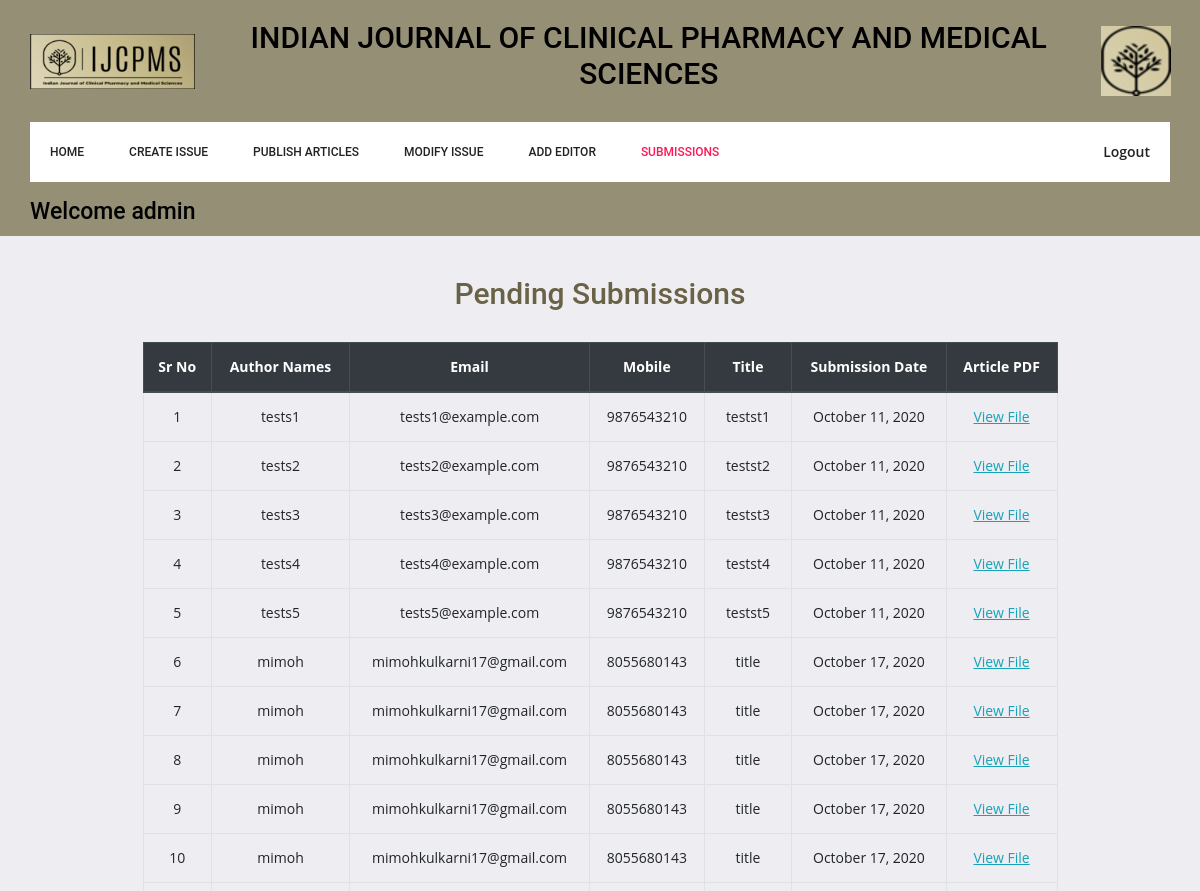
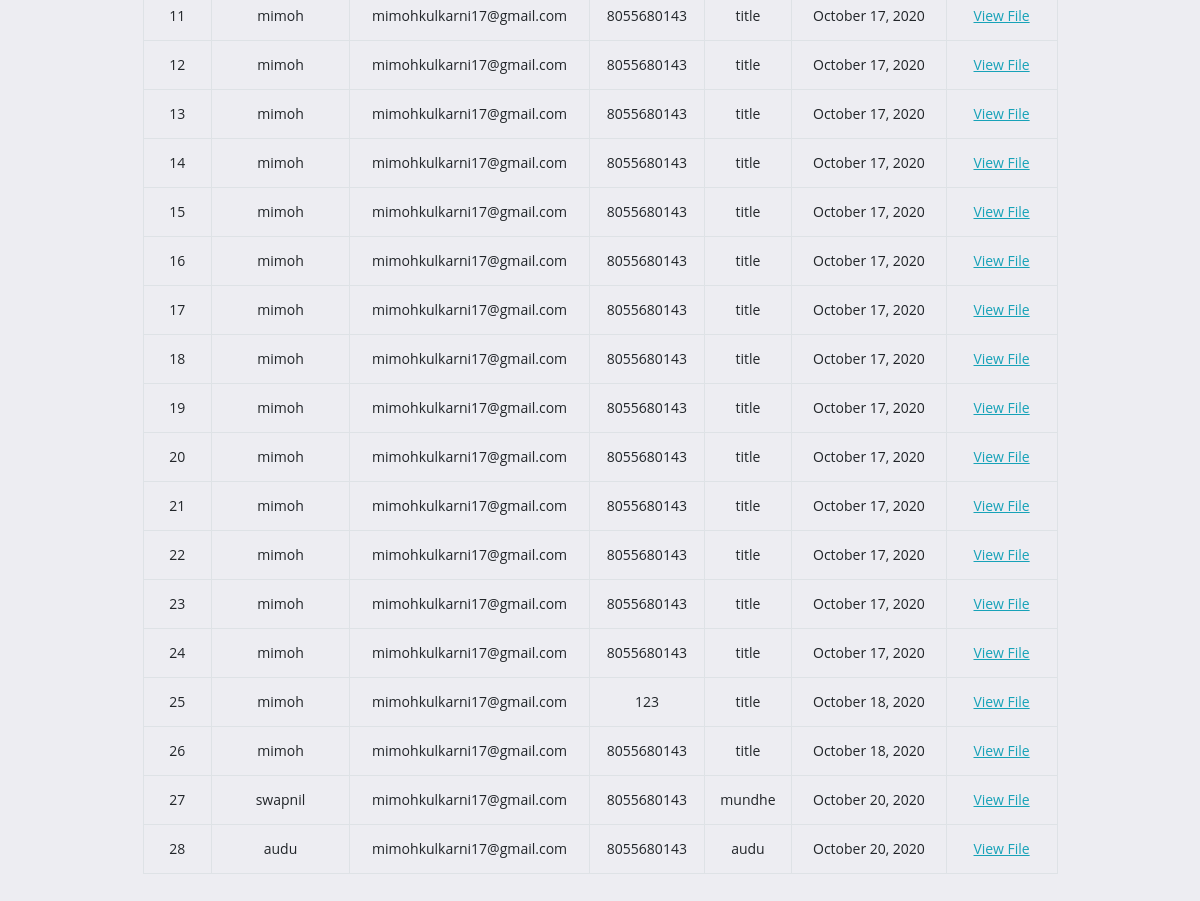
Page /adminSub.php (signed in) on the earlier database version (2 pictures, top to bottom).
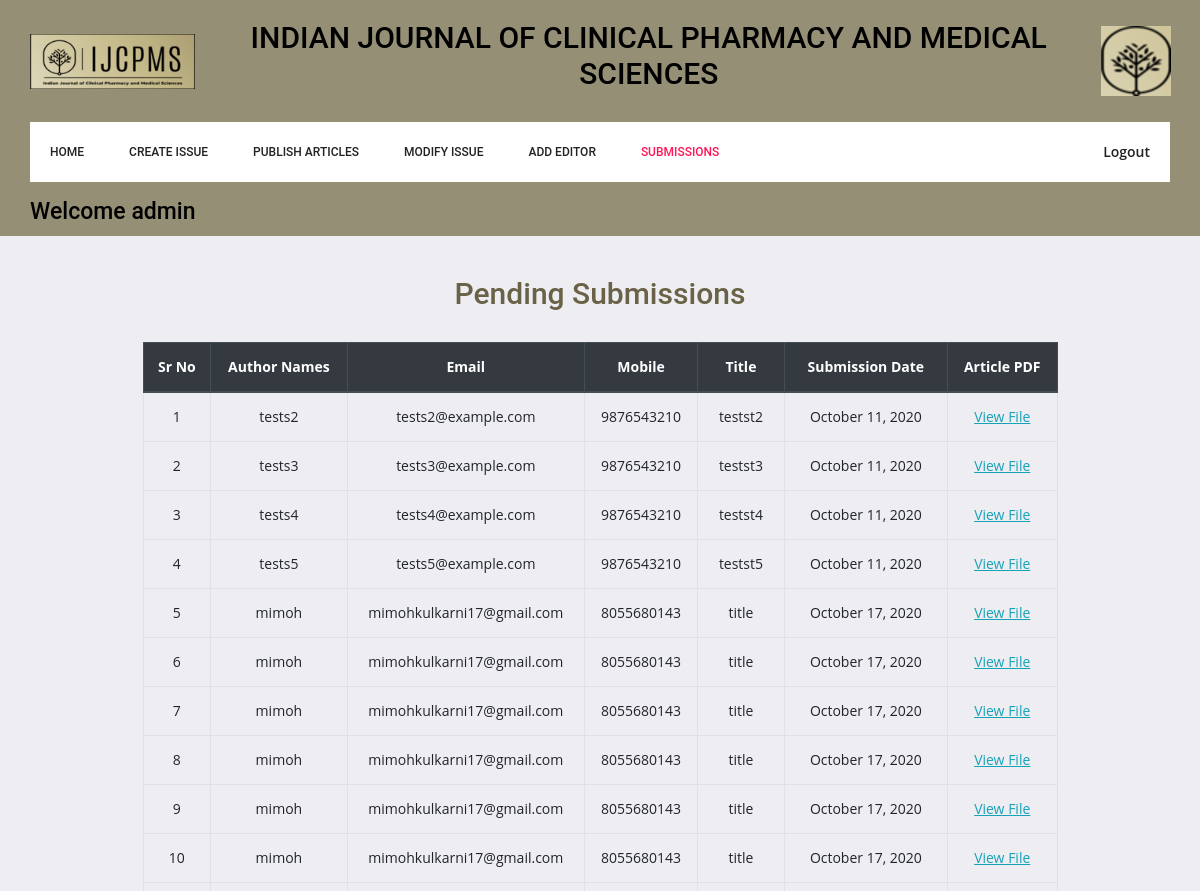
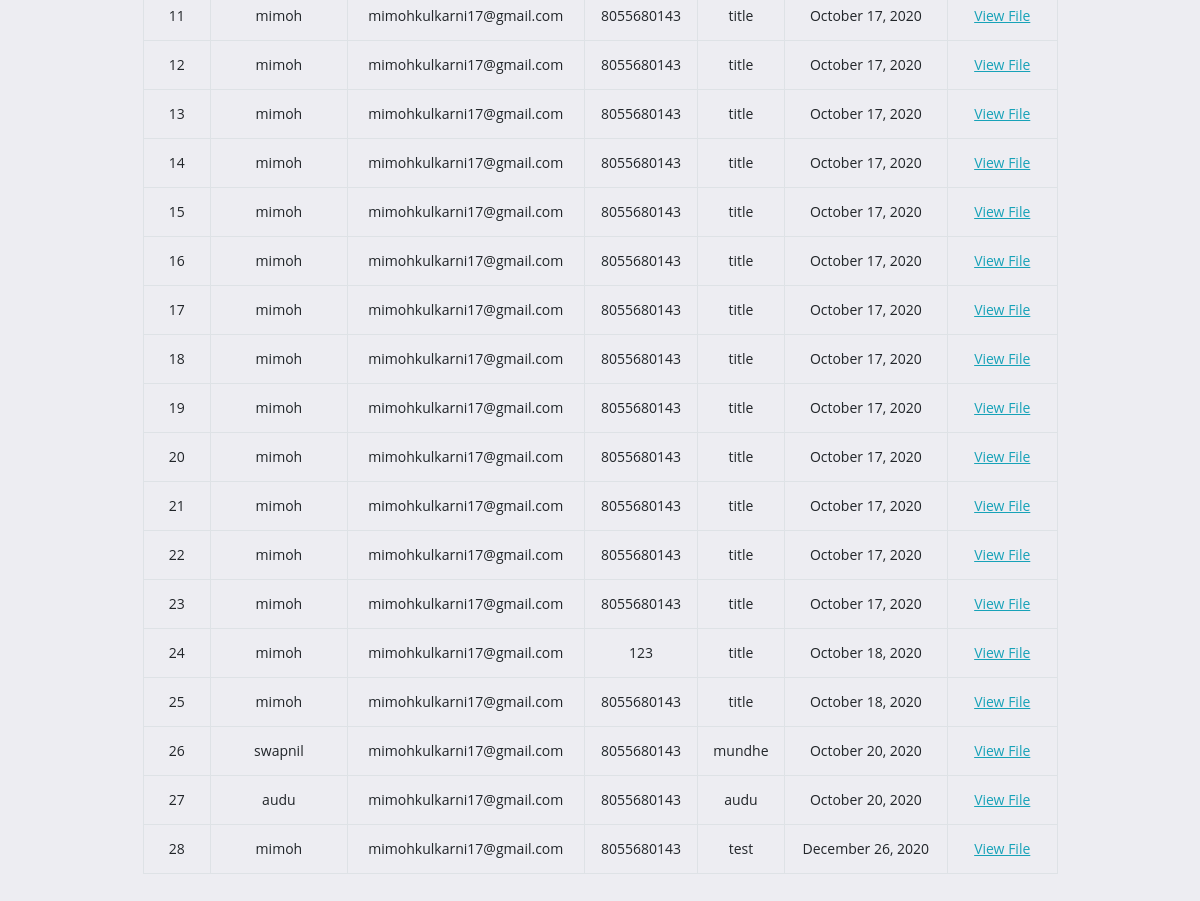
Same page on the later database version (2 pictures, top to bottom).
### tables this page shows
CREATE TABLE `submissions` (
  `id` int(50) NOT NULL,
  `name` varchar(100) NOT NULL,
  `email` varchar(50) NOT NULL,
  `title` varchar(500) NOT NULL,
  `mobile` varchar(13) NOT NULL,
  `subdate` date NOT NULL,
  `file` varchar(200) NOT NULL,
  `accept` int(1) NOT NULL DEFAULT 0,
  `stmp` datetime NOT NULL DEFAULT current_timestamp()
);

### adminSub.php (the view, shortened to what the changed rows need)
<?php
require_once("header.php");
$sqlSubmission = "SELECT * FROM `submissions` WHERE `accept` = '0'";
$resultSubmission = mysqli_query($linkId,$sqlSubmission);
$countSub = mysqli_affected_rows($linkId);
?>
<!doctype html>
<html lang="en">
    <head>
        <link rel="stylesheet" href="https://stackpath.bootstrapcdn.com/bootstrap/4.5.2/css/bootstrap.min.css"
>
        <link rel="stylesheet" href="css/autocomplete.css">
        <link rel="stylesheet" href="css/style.css">
        <link rel="stylesheet" href="css/responsive.css">
    </head>
    <body>
        <header class="admin_header">
            <div class="logo_part">
                <div class="container">
                    <div class="row">
                        <div class="col-sm-9 d-flex justify-content-center align-items-center">
                            <h2 class="typo-list text-center">INDIAN JOURNAL OF CLINICAL PHARMACY AND MEDICAL SCIENCES</h2>
                        </div>
                    </div>
                </div>
            </div>
        </header>
        <div class="container mb-60">
            <form action="pissue.php" method="post">
                <div class="row">
                    <div class="col-lg-10">
                        <h2 class="title_color text-center admin">Pending Submissions</h2>
                        <div class="container">
                            <table class="table table-bordered table-hover text-center">
                                <?php
                                    if ($countSub > 0){
                                        ?>
                                        <thead class="thead-dark">
                                            <tr>
                                                <th scope="col">Sr No</th>
                                                <th scope="col">Author Names</th>
                                                <th scope="col">Email</th>
                                                <th scope="col">Mobile</th>
                                                <th scope="col">Title</th>
                                                <th scope="col">Submission Date</th>
                                                <th scope="col">Article PDF</th>
                                            </tr>
                                        </thead>
                                        <tbody>
                                        <?php
                                        $i = 1;
                                        while ($rowSub = mysqli_fetch_array($resultSubmission)){
                                            $file = $rowSub['file'];
                                            $title = $rowSub['title'];
                                            echo "<tr>";
                                                echo "<td>".$i++."</td>";
                                                echo "<td>".$rowSub['name']."</td>";
                                                echo "<td>".$rowSub['email']."</td>";
                                                echo "<td>".$rowSub['mobile']."</td>";
                                                echo "<td>".$rowSub['title']."</td>";
                                                echo "<td>".date("F j, Y",strtotime($rowSub['subdate']))."</td>";
                                                echo "<td><span class='text-info subdownload' style='text-decoration: underline;cursor: pointer' data-file='".$file."' data-name='".$title."'>View File</span></td>";
                                            echo "</tr>";
                                        }
                                    }
                                    else echo "<thead class='thead-dark'><tr><th colspan='7'>No New Submissions Found</th></tr></thead>";
                                ?>
                                </tbody>
                            </table>
                        </div>
                    </div>
                </div>
            </form>
        </div>
    </body>
</html>

Differences in the rows shown:
no longer on this page (row edited): submissions: name "tests1", email "tests1@example.com", mobile "9876543210", title "testst1", subdate "October 11, 2020"
added submissions: name "mimoh", email "mimohkulkarni17@gmail.com", mobile "8055680143", title "test", subdate "December 26, 2020"
